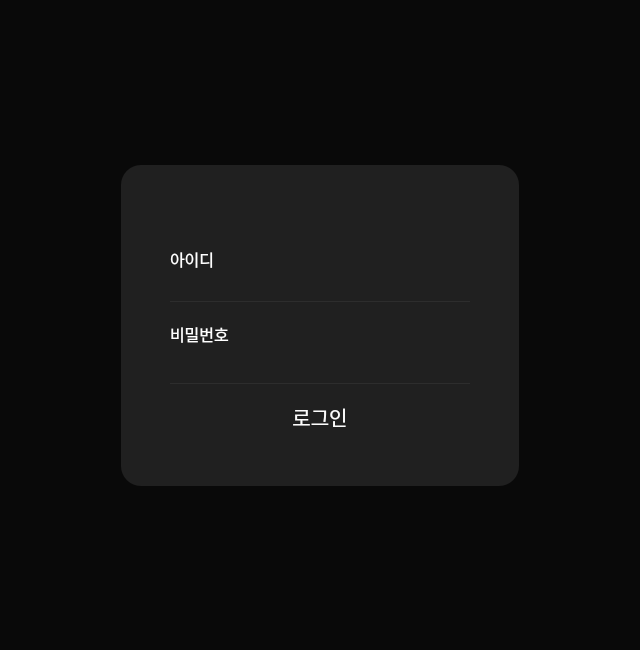
<?xml version="1.0" encoding="UTF-8"?>
<ui version="4.0">
 <class>login_windows</class>
 <widget class="QDialog" name="login_windows">
  <property name="geometry">
   <rect>
    <x>0</x>
    <y>0</y>
    <width>640</width>
    <height>650</height>
   </rect>
  </property>
  <property name="sizePolicy">
   <sizepolicy hsizetype="Expanding" vsizetype="Expanding">
    <horstretch>0</horstretch>
    <verstretch>0</verstretch>
   </sizepolicy>
  </property>
  <property name="minimumSize">
   <size>
    <width>640</width>
    <height>650</height>
   </size>
  </property>
  <property name="maximumSize">
   <size>
    <width>1280</width>
    <height>720</height>
   </size>
  </property>
  <property name="windowTitle">
   <string>login</string>
  </property>
  <property name="windowIcon">
   <iconset resource="../resourece.qrc">
    <normaloff>:/ui/ui/images/icon2.png</normaloff>:/ui/ui/images/icon2.png</iconset>
  </property>
  <property name="autoFillBackground">
   <bool>false</bool>
  </property>
  <property name="styleSheet">
   <string notr="true">background-color: rgb(9, 9, 9);</string>
  </property>
  <layout class="QVBoxLayout" name="verticalLayout_10">
   <item>
    <layout class="QVBoxLayout" name="verticalLayout_9">
     <item>
      <spacer name="verticalSpacer_3">
       <property name="orientation">
        <enum>Qt::Orientation::Vertical</enum>
       </property>
       <property name="sizeHint" stdset="0">
        <size>
         <width>20</width>
         <height>40</height>
        </size>
       </property>
      </spacer>
     </item>
     <item>
      <layout class="QHBoxLayout" name="horizontalLayout_5">
       <item>
        <spacer name="horizontalSpacer_7">
         <property name="orientation">
          <enum>Qt::Orientation::Horizontal</enum>
         </property>
         <property name="sizeHint" stdset="0">
          <size>
           <width>40</width>
           <height>20</height>
          </size>
         </property>
        </spacer>
       </item>
       <item>
        <widget class="QWidget" name="widget" native="true">
         <property name="autoFillBackground">
          <bool>false</bool>
         </property>
         <property name="styleSheet">
          <string notr="true">background-color: rgb(32, 32, 32);
border-radius: 20px</string>
         </property>
         <layout class="QVBoxLayout" name="verticalLayout_8">
          <item>
           <layout class="QVBoxLayout" name="verticalLayout_7">
            <item>
             <spacer name="verticalSpacer">
              <property name="orientation">
               <enum>Qt::Orientation::Vertical</enum>
              </property>
              <property name="sizeHint" stdset="0">
               <size>
                <width>20</width>
                <height>40</height>
               </size>
              </property>
             </spacer>
            </item>
            <item>
             <layout class="QHBoxLayout" name="horizontalLayout_4">
              <item>
               <spacer name="horizontalSpacer_5">
                <property name="orientation">
                 <enum>Qt::Orientation::Horizontal</enum>
                </property>
                <property name="sizeHint" stdset="0">
                 <size>
                  <width>40</width>
                  <height>20</height>
                 </size>
                </property>
               </spacer>
              </item>
              <item>
               <layout class="QVBoxLayout" name="verticalLayout_6">
                <property name="spacing">
                 <number>13</number>
                </property>
                <item>
                 <layout class="QHBoxLayout" name="horizontalLayout_3">
                  <item>
                   <spacer name="horizontalSpacer_3">
                    <property name="orientation">
                     <enum>Qt::Orientation::Horizontal</enum>
                    </property>
                    <property name="sizeHint" stdset="0">
                     <size>
                      <width>40</width>
                      <height>20</height>
                     </size>
                    </property>
                   </spacer>
                  </item>
                  <item>
                   <widget class="QLabel" name="logo">
                    <property name="sizePolicy">
                     <sizepolicy hsizetype="Expanding" vsizetype="Expanding">
                      <horstretch>0</horstretch>
                      <verstretch>0</verstretch>
                     </sizepolicy>
                    </property>
                    <property name="text">
                     <string/>
                    </property>
                    <property name="pixmap">
                     <pixmap resource="../resourece.qrc">:/ui/ui/images/logo.png</pixmap>
                    </property>
                    <property name="scaledContents">
                     <bool>true</bool>
                    </property>
                   </widget>
                  </item>
                  <item>
                   <spacer name="horizontalSpacer_4">
                    <property name="orientation">
                     <enum>Qt::Orientation::Horizontal</enum>
                    </property>
                    <property name="sizeHint" stdset="0">
                     <size>
                      <width>40</width>
                      <height>20</height>
                     </size>
                    </property>
                   </spacer>
                  </item>
                 </layout>
                </item>
                <item>
                 <layout class="QVBoxLayout" name="verticalLayout_5">
                  <property name="spacing">
                   <number>20</number>
                  </property>
                  <item>
                   <layout class="QVBoxLayout" name="verticalLayout_3">
                    <property name="spacing">
                     <number>5</number>
                    </property>
                    <item>
                     <layout class="QHBoxLayout" name="horizontalLayout">
                      <item>
                       <widget class="QLabel" name="label_5">
                        <property name="font">
                         <font>
                          <pointsize>12</pointsize>
                         </font>
                        </property>
                        <property name="styleSheet">
                         <string notr="true">color: rgb(255, 255, 255);</string>
                        </property>
                        <property name="text">
                         <string>아이디</string>
                        </property>
                       </widget>
                      </item>
                      <item>
                       <spacer name="horizontalSpacer_2">
                        <property name="orientation">
                         <enum>Qt::Orientation::Horizontal</enum>
                        </property>
                        <property name="sizeHint" stdset="0">
                         <size>
                          <width>40</width>
                          <height>20</height>
                         </size>
                        </property>
                       </spacer>
                      </item>
                     </layout>
                    </item>
                    <item>
                     <layout class="QVBoxLayout" name="verticalLayout">
                      <item>
                       <widget class="QLineEdit" name="id_input">
                        <property name="sizePolicy">
                         <sizepolicy hsizetype="Expanding" vsizetype="Expanding">
                          <horstretch>0</horstretch>
                          <verstretch>0</verstretch>
                         </sizepolicy>
                        </property>
                        <property name="minimumSize">
                         <size>
                          <width>300</width>
                          <height>0</height>
                         </size>
                        </property>
                        <property name="font">
                         <font>
                          <pointsize>11</pointsize>
                         </font>
                        </property>
                        <property name="styleSheet">
                         <string notr="true">font-size:11pt;
color: rgb(255, 255, 255);</string>
                        </property>
                        <property name="text">
                         <string/>
                        </property>
                       </widget>
                      </item>
                      <item>
                       <widget class="Line" name="id_line">
                        <property name="sizePolicy">
                         <sizepolicy hsizetype="Expanding" vsizetype="Expanding">
                          <horstretch>0</horstretch>
                          <verstretch>0</verstretch>
                         </sizepolicy>
                        </property>
                        <property name="maximumSize">
                         <size>
                          <width>16777215</width>
                          <height>1</height>
                         </size>
                        </property>
                        <property name="font">
                         <font>
                          <pointsize>5</pointsize>
                          <strikeout>false</strikeout>
                         </font>
                        </property>
                        <property name="contextMenuPolicy">
                         <enum>Qt::ContextMenuPolicy::NoContextMenu</enum>
                        </property>
                        <property name="autoFillBackground">
                         <bool>false</bool>
                        </property>
                        <property name="styleSheet">
                         <string notr="true">background-color: rgb(45, 45, 45)</string>
                        </property>
                        <property name="orientation">
                         <enum>Qt::Orientation::Horizontal</enum>
                        </property>
                       </widget>
                      </item>
                     </layout>
                    </item>
                   </layout>
                  </item>
                  <item>
                   <layout class="QVBoxLayout" name="verticalLayout_4">
                    <property name="spacing">
                     <number>6</number>
                    </property>
                    <item>
                     <layout class="QHBoxLayout" name="horizontalLayout_2">
                      <item>
                       <widget class="QLabel" name="label_6">
                        <property name="font">
                         <font>
                          <pointsize>12</pointsize>
                         </font>
                        </property>
                        <property name="styleSheet">
                         <string notr="true">color: rgb(255, 255, 255);</string>
                        </property>
                        <property name="text">
                         <string>비밀번호</string>
                        </property>
                       </widget>
                      </item>
                      <item>
                       <spacer name="horizontalSpacer">
                        <property name="orientation">
                         <enum>Qt::Orientation::Horizontal</enum>
                        </property>
                        <property name="sizeHint" stdset="0">
                         <size>
                          <width>40</width>
                          <height>20</height>
                         </size>
                        </property>
                       </spacer>
                      </item>
                     </layout>
                    </item>
                    <item>
                     <layout class="QVBoxLayout" name="verticalLayout_2">
                      <item>
                       <widget class="QLineEdit" name="pw_input">
                        <property name="sizePolicy">
                         <sizepolicy hsizetype="Expanding" vsizetype="Expanding">
                          <horstretch>0</horstretch>
                          <verstretch>0</verstretch>
                         </sizepolicy>
                        </property>
                        <property name="minimumSize">
                         <size>
                          <width>300</width>
                          <height>0</height>
                         </size>
                        </property>
                        <property name="font">
                         <font>
                          <pointsize>14</pointsize>
                         </font>
                        </property>
                        <property name="styleSheet">
                         <string notr="true">font-size:14pt;
color: rgb(255, 255, 255);</string>
                        </property>
                        <property name="text">
                         <string/>
                        </property>
                        <property name="echoMode">
                         <enum>QLineEdit::EchoMode::Password</enum>
                        </property>
                        <property name="cursorPosition">
                         <number>0</number>
                        </property>
                       </widget>
                      </item>
                      <item>
                       <widget class="Line" name="pw_line">
                        <property name="sizePolicy">
                         <sizepolicy hsizetype="Minimum" vsizetype="Expanding">
                          <horstretch>0</horstretch>
                          <verstretch>0</verstretch>
                         </sizepolicy>
                        </property>
                        <property name="maximumSize">
                         <size>
                          <width>16777215</width>
                          <height>1</height>
                         </size>
                        </property>
                        <property name="font">
                         <font>
                          <pointsize>5</pointsize>
                          <strikeout>false</strikeout>
                         </font>
                        </property>
                        <property name="contextMenuPolicy">
                         <enum>Qt::ContextMenuPolicy::NoContextMenu</enum>
                        </property>
                        <property name="autoFillBackground">
                         <bool>false</bool>
                        </property>
                        <property name="styleSheet">
                         <string notr="true">background-color: rgb(45, 45, 45)</string>
                        </property>
                        <property name="orientation">
                         <enum>Qt::Orientation::Horizontal</enum>
                        </property>
                       </widget>
                      </item>
                     </layout>
                    </item>
                   </layout>
                  </item>
                 </layout>
                </item>
                <item>
                 <widget class="QPushButton" name="login_bn">
                  <property name="sizePolicy">
                   <sizepolicy hsizetype="Expanding" vsizetype="Expanding">
                    <horstretch>1</horstretch>
                    <verstretch>1</verstretch>
                   </sizepolicy>
                  </property>
                  <property name="minimumSize">
                   <size>
                    <width>0</width>
                    <height>40</height>
                   </size>
                  </property>
                  <property name="font">
                   <font>
                    <pointsize>15</pointsize>
                    <bold>false</bold>
                   </font>
                  </property>
                  <property name="styleSheet">
                   <string notr="true">background-color: qlineargradient(
    spread:pad,
    x1:0, y1:0, x2:0, y2:1,
    stop:0.05 rgba(46, 49, 54, 255),
    stop:0.30 rgba(37, 40, 44, 255)
);
border-radius: 10px;
color: rgb(252, 252, 252);</string>
                  </property>
                  <property name="text">
                   <string>로그인</string>
                  </property>
                 </widget>
                </item>
               </layout>
              </item>
              <item>
               <spacer name="horizontalSpacer_6">
                <property name="orientation">
                 <enum>Qt::Orientation::Horizontal</enum>
                </property>
                <property name="sizeHint" stdset="0">
                 <size>
                  <width>40</width>
                  <height>20</height>
                 </size>
                </property>
               </spacer>
              </item>
             </layout>
            </item>
            <item>
             <spacer name="verticalSpacer_2">
              <property name="orientation">
               <enum>Qt::Orientation::Vertical</enum>
              </property>
              <property name="sizeHint" stdset="0">
               <size>
                <width>20</width>
                <height>40</height>
               </size>
              </property>
             </spacer>
            </item>
           </layout>
          </item>
         </layout>
        </widget>
       </item>
       <item>
        <spacer name="horizontalSpacer_8">
         <property name="orientation">
          <enum>Qt::Orientation::Horizontal</enum>
         </property>
         <property name="sizeHint" stdset="0">
          <size>
           <width>40</width>
           <height>20</height>
          </size>
         </property>
        </spacer>
       </item>
      </layout>
     </item>
     <item>
      <spacer name="verticalSpacer_4">
       <property name="orientation">
        <enum>Qt::Orientation::Vertical</enum>
       </property>
       <property name="sizeHint" stdset="0">
        <size>
         <width>20</width>
         <height>40</height>
        </size>
       </property>
      </spacer>
     </item>
    </layout>
   </item>
  </layout>
 </widget>
 <resources>
  <include location="../resourece.qrc"/>
  <include location="../resourece.qrc"/>
 </resources>
 <connections/>
</ui>
